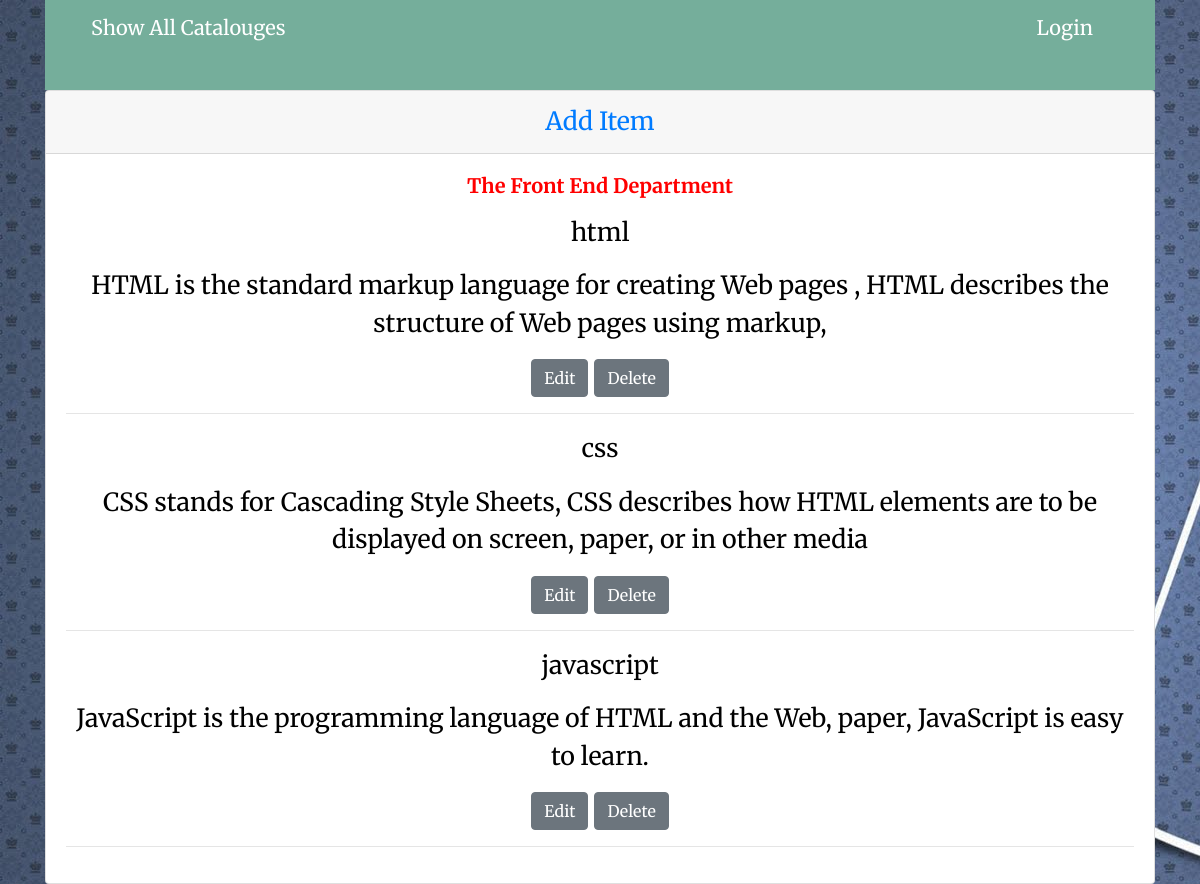
Page /catalouges/1/ on the committed database.
### setup.py (models this page shows, shortened)
class Catalog(Base):
    __tablename__ = 'catalog'
    id    = Column(Integer, primary_key=True)
    name  = Column(String(250), nullable=False)

class Items(Base):
    __tablename__ = 'menuitem'
    id            = Column(Integer, primary_key=True)
    title         = Column(String(250), nullable = False)
    details   = Column(String(250))
    category      = Column(String(250))
    catalog_id = Column(Integer,ForeignKey('catalog.id'))
    catalog    = relationship(Catalog)

### application.py (the view)
@app.route('/catalouges/<int:catalog_id>/')
def CatalogMenu(catalog_id):
    catalog = session.query(Catalog).filter_by(id=catalog_id).one()
    items   = session.query(Items).filter_by(catalog_id=catalog_id)
    return  render_template('menu.html',catalog=catalog, items=items)

### templates/menu.html (shortened to what this page needs)
{% extends "main.html" %}
{% block content %}
{% include "header.html" %}
<div class="card text-center menu_page">
  <div class="card-header">
    <a href="{{url_for('NewItem', catalog_id = catalog.id) }}">Add Item</a>
  </div>
  <div class="card-body">
    <h5 class="card-title title_name">The {{catalog.name}} Department</h5>
    <p class="card-text">
{% for i in items %}
<p>{{i.title}}</p>
<p>{{i.details}}</p>
    </p>
    <a href='{{url_for('EditCatalouges',catalog_id = catalog.id, menu_id=i.id)}}'><button type="button" class="btn btn-secondary">Edit</button></a>
    <a href='{{url_for('DeleteItems'  , catalog_id = catalog.id, menu_id=i.id)}}'><button type="button" class="btn btn-secondary">Delete</button></a>
<hr>
      {% endfor %}
      {% endblock %}

### static/style.css (style rules this page uses)
body { font-family: 'Merriweather', serif; background-image: url("../static/back2.jpg"); background-attachment: fixed; color:#fff; font-size: 25px; }
.menu_page { color:#000; text-align: justify; }
.title_name { color:red; font-weight: bold; }

### rows in the picture
Catalog: name "Front End"
Items: title "html", details "HTML is the standard markup language for creating Web pages , HTML describes the structure of Web pages using markup,"
Items: title "css", details "CSS stands for Cascading Style Sheets, CSS describes how HTML elements are to be displayed on screen, paper, or in other media"
Items: title "javascript", details "JavaScript is the programming language of HTML and the Web, paper, JavaScript is easy to learn."
